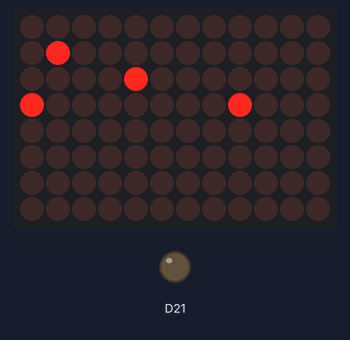
This sketch was run on a simulated Arduino Uno R4 WiFi. Shown: 12×8 LED matrix, output pins drawn as LEDs (lit = HIGH). Random numbers use the default seed unless the sketch sets one; what the sketch prints to the serial monitor is not drawn.

Above: at 2.15 s.

The sketch:

blink_test_R4.ino
```cpp
#include "Arduino_LED_Matrix.h"

#define MAX_X 12
#define MAX_Y  8

uint8_t grid[MAX_Y][MAX_X] = {
    {0, 0, 0, 0, 0, 0, 0, 0, 0, 0, 0, 0},
    {0, 0, 0, 0, 0, 0, 0, 0, 0, 0, 0, 0},
    {0, 0, 0, 0, 0, 0, 0, 0, 0, 0, 0, 0},
    {0, 0, 0, 0, 0, 0, 0, 0, 0, 0, 0, 0},
    {0, 0, 0, 0, 0, 0, 0, 0, 0, 0, 0, 0},
    {0, 0, 0, 0, 0, 0, 0, 0, 0, 0, 0, 0},
    {0, 0, 0, 0, 0, 0, 0, 0, 0, 0, 0, 0},
    {0, 0, 0, 0, 0, 0, 0, 0, 0, 0, 0, 0},
};

ArduinoLEDMatrix matrix;

struct point_t {
    double x, y, dx, dy;

    point_t() : x(0.0), y(0.0), dx(0.0), dy(0.0) {}
    point_t(int _x, int _y, int _dx, int _dy) :
        x(_x), y(_y), dx(_dx), dy(_dy) {}

    point_t(double _x, double _y, double _dx, double _dy) :
        x(_x), y(_y), dx(_dx), dy(_dy) {}

    void set() { grid[(int) y][(int) x] = 1; }

    void reset() { grid[(int) y][(int) x] = 0; }

    void update() {
        if ((x+dx) < 0 || (x-dx) < 0 ||
        (x+dx) >= MAX_X || (x-dx) >= MAX_X) { dx *= -1; }

        if ((y+dy) < 0 || (y-dy) < 0 ||
        (y+dy) >= MAX_Y || (y-dy) >= MAX_Y) { dy *= -1; }

        x += dx;
        y += dy;
    }
};

#define   DELAY       20
#define   MAX_POINTS   4

point_t points[MAX_POINTS];

void setup() {
    delay(1000);
    Serial.begin(9600);
    while(!Serial){}
    delay(1000);

    Serial.println("Arduino LED Matrix");
    matrix.begin();

    pinMode(A0, INPUT);
    randomSeed(analogRead(A0));

    int const min_num = 2;
    int const max_num = 4;

    auto rand_lambda = []() -> double {
        return (1.0 / (double) random(min_num, max_num));
    };

    for (point_t &pt : points) {
        pt.x = random(0, MAX_X);
        pt.y = random(0, MAX_Y);
        pt.dx = random(2) ? -rand_lambda() : +rand_lambda();
        pt.dy = random(2) ? -rand_lambda() : +rand_lambda();
    }
    pinMode(21, OUTPUT);
    digitalWrite(21, LOW);
}

void loop() {
    for (point_t &pt : points) { pt.set(); }
    matrix.renderBitmap(grid, 8, 12);

    delay(DELAY);

    for (point_t &pt : points) { pt.reset(); }
    matrix.renderBitmap(grid, 8, 12);

    for (point_t &pt : points) { pt.update(); }
}
```
